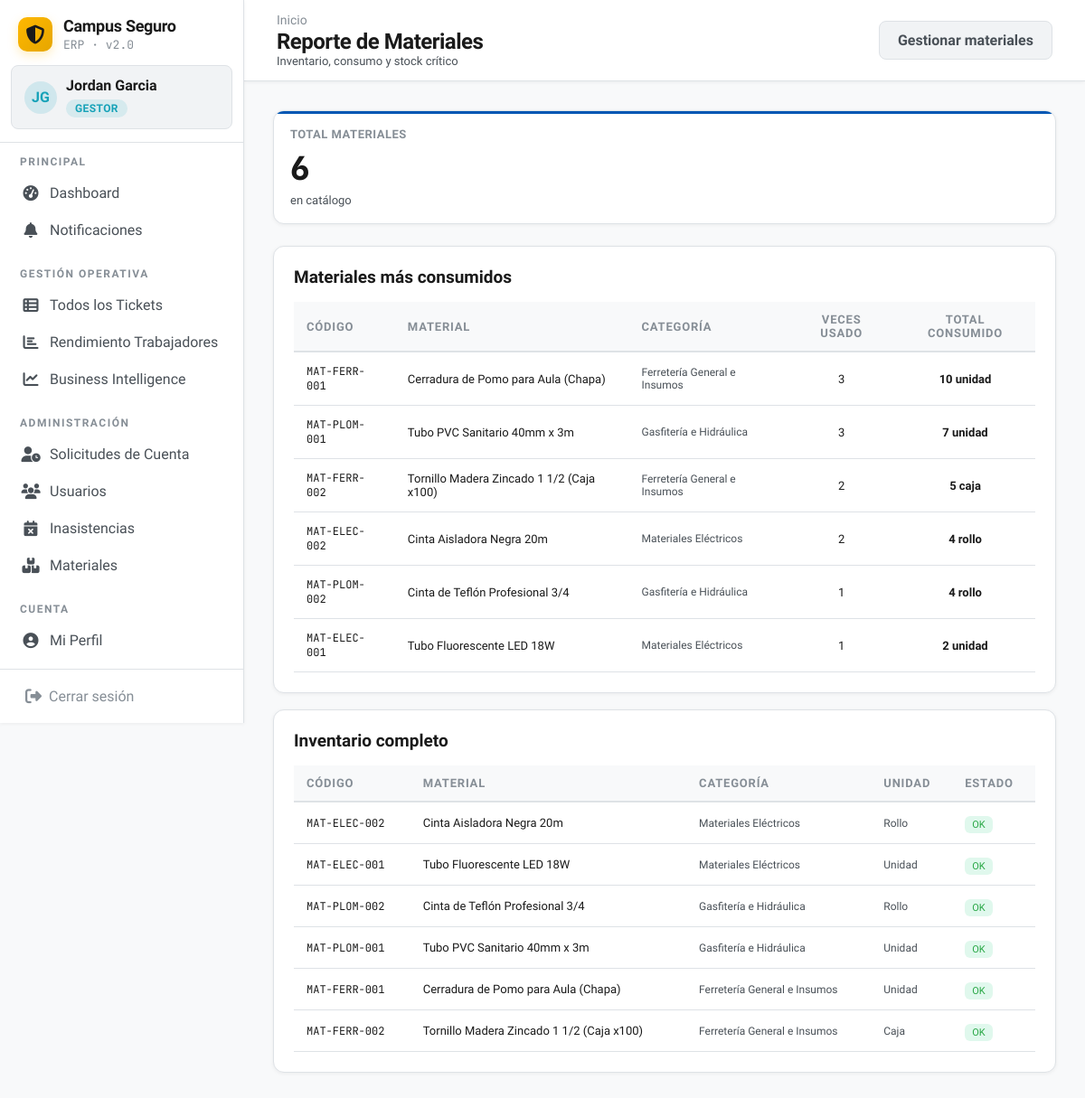
The page /gestor/reporte-materiales/ (signed in) on the database its author committed.
### app/models.py (models this page shows, shortened)
class Usuario(AbstractUser):
    VINCULO_CHOICES = [
        ('alumno', 'Alumno'),
        ('docente', 'Docente'),
        ('administrativo', 'Administrativo'),
        ('funcionario', 'Funcionario'),
    ]
    JORNADA_CHOICES = [
        ('diurna', 'Diurna'),
        ('vespertina', 'Vespertina'),
        ('mixta', 'Mixta'),
    ]
    rol = models.ForeignKey(Rol, on_delete=models.PROTECT, related_name="usuarios", null=True, blank=True)
    rut = models.CharField(max_length=12, unique=True)
    telefono = models.CharField(max_length=15, blank=True, null=True)
    correo_institucional = models.EmailField(unique=True)
    vinculo = models.CharField(max_length=20, choices=VINCULO_CHOICES, blank=True, null=True)
    carrera = models.ForeignKey(
        'Carrera', on_delete=models.SET_NULL, null=True, blank=True,
        related_name='alumnos',
    )
    jornada = models.CharField(max_length=15, choices=JORNADA_CHOICES, blank=True, null=True)
    sede = models.ForeignKey(Sede, on_delete=models.SET_NULL, blank=True, null=True, related_name='estudiantes_funcionarios')
    escuela = models.ForeignKey(Escuela, on_delete=models.SET_NULL, related_name="usuarios", null=True, blank=True)
    departamento = models.ForeignKey(
        Departamento,
        on_delete=models.SET_NULL,
        null=True,
        blank=True,
        related_name="usuarios"
    )
    especialidades = models.ManyToManyField(
        Especialidad,
        through='EspecialidadUsuario',
        blank=True,
        related_name='tecnicos'
    )
    turno = models.CharField(max_length=50, blank=True, null=True)  # mañana / tarde / noche
    estado_cuenta = models.ForeignKey(
        EstadoCatalogo,
        on_delete=models.PROTECT,
        related_name='usuarios',
        limit_choices_to={'entidad': 'cuenta'},
    )
    fecha_registro = models.DateTimeField(auto_now_add=True)
    fecha_aprobacion = models.DateTimeField(null=True, blank=True)
    aprobado_por = models.ForeignKey('self', on_delete=models.SET_NULL, null=True, blank=True, related_name='cuentas_aprobadas')
    activo = models.BooleanField(default=True)
    auth0_sub = models.CharField(
        max_length=120,
        unique=True,
        null=True,
        blank=True,
        verbose_name='Auth0 Subject ID',
        help_text='Identificador único del usuario en Auth0. Se asigna automáticamente al registrar vía Auth0.',
    )
    objects = UsuarioManager()

class Rol(models.Model):
    nombre = models.CharField(max_length=50, verbose_name="Nombre del Rol")
    codigo = models.CharField(max_length=30, unique=True, verbose_name="Código Operacional")  # ej: 'mantencion', 'guardia', 'gestor'
    class Meta:
        verbose_name = "Rol"
        verbose_name_plural = "Roles"

class Material(models.Model):
    UNIDAD_CHOICES = [
        ('unidad', 'Unidad'),
        ('metro', 'Metro'),
        ('kg', 'Kilogramo'),
        ('litro', 'Litro'),
        ('caja', 'Caja'),
        ('rollo', 'Rollo'),
    ]
    codigo = models.CharField(max_length=50, unique=True)
    nombre = models.CharField(max_length=200)
    categoria = models.ForeignKey(CategoriaMaterial, on_delete=models.PROTECT, related_name='materiales')
    unidad = models.CharField(max_length=20, choices=UNIDAD_CHOICES)
    descripcion = models.TextField(blank=True, null=True)
    activo = models.BooleanField(default=True)
    especialidades = models.ManyToManyField(
        Especialidad,
        through='EspecialidadMaterial',
        blank=True,
        related_name='materiales',
        help_text="Especialidades que están autorizadas a ver y usar este material en sus reportes."
    )
    class Meta:
        ordering = ['categoria__nombre_display', 'nombre']

class CategoriaMaterial(models.Model):
    codigo = models.CharField(max_length=30, unique=True)
    nombre_display = models.CharField(max_length=100)
    descripcion = models.CharField(max_length=300, blank=True, null=True)
    activo = models.BooleanField(default=True)
    class Meta:
        verbose_name = 'Categoría de Material'
        verbose_name_plural = 'Categorías de Materiales'

### app/views.py (the view)
# urls.py: path('gestor/reporte-materiales/', views.reporte_materiales, name='reporte_materiales'),
@login_required
@rol_requerido('gestor')
def reporte_materiales(request):
    materiales = Material.objects.all().order_by('categoria', 'nombre')
    consumo = MaterialUtilizado.objects.values(
        'material__codigo', 'material__nombre', 'material__categoria__nombre_display', 'material__unidad'
    ).annotate(
        total_consumido=Sum('cantidad_utilizada'),
        veces_usado=Count('id'),
    ).order_by('-total_consumido')
    return render(request, 'app/reporte_materiales.html', {
        'materiales': materiales,
        'consumo': consumo,
        'total_materiales': materiales.count(),
    })

### app/context_processors.py (called while the page is built)
def notificaciones_no_leidas(request):
    if request.user.is_authenticated:
        cache_key = f'notif_count_{request.user.pk}'
        count = cache.get(cache_key)
        if count is None:
            count = Notificacion.objects.filter(
                destinatario=request.user, leida=False, archivada=False, deleted_at__isnull=True
            ).count()
            cache.set(cache_key, count, 60)
        return {'notif_no_leidas_count': count}
    return {'notif_no_leidas_count': 0}

### app/views.py (called while the page is built)
def rol_requerido(*roles):
    def decorator(view_func):
        @wraps(view_func)
        def _wrapped(request, *args, **kwargs):
            if not request.user.is_authenticated:
                return redirect('app:login')
            user_rol_codigo = request.user.rol.codigo if request.user.rol else None
            if user_rol_codigo not in roles and not request.user.is_superuser:
                messages.error(request, 'No tienes permiso para acceder a esta sección.')
                return redirect('app:dashboard')
            return view_func(request, *args, **kwargs)
        return _wrapped
    return decorator

### app/templates/app/reporte_materiales.html (shortened to what this page needs)
{% extends 'app/base.html' %}
{% block page_title %}Reporte de Materiales{% endblock %}
{% block page_subtitle %}Inventario, consumo y stock crítico{% endblock %}
{% block topbar_actions %}
<a href="{% url 'app:materiales_listado' %}" class="btn btn-ghost">Gestionar materiales</a>
{% endblock %}
{% block content %}
<div class="kpi-grid">
  <div class="kpi blue">
    <div class="kpi-label">Total materiales</div>
    <div class="kpi-value">{{ total_materiales }}</div>
    <div class="kpi-sub">en catálogo</div>
  </div>
</div>
<div class="card" style="margin-bottom:18px;">
  <div class="card-title">Materiales más consumidos</div>
  {% if consumo %}
  <div class="table-wrap">
    <table>
      <thead>
        <tr><th>Código</th><th>Material</th><th>Categoría</th><th style="text-align:center;">Veces usado</th><th style="text-align:center;">Total consumido</th></tr>
      </thead>
      <tbody>
        {% for c in consumo %}
        <tr>
          <td style="font-family:var(--font-mono);font-size:12px;">{{ c.material__codigo }}</td>
          <td style="font-size:13px;font-weight:500;">{{ c.material__nombre }}</td>
          <td style="font-size:12px;color:var(--text-secondary);">{{ c.material__categoria__nombre_display|default:'Sin categoría' }}</td>
          <td style="text-align:center;font-size:13px;">{{ c.veces_usado }}</td>
          <td style="text-align:center;font-size:13px;font-weight:600;">{{ c.total_consumido }} {{ c.material__unidad }}</td>
        </tr>
        {% endfor %}
      </tbody>
    </table>
  </div>
  {% else %}
  <div style="text-align:center;padding:32px;color:var(--text-muted);">Sin registros de consumo aún.</div>
  {% endif %}
</div>
<div class="card">
  <div class="card-title">Inventario completo</div>
  <div class="table-wrap">
    <table>
      <thead>
        <tr><th>Código</th><th>Material</th><th>Categoría</th><th>Unidad</th><th>Estado</th></tr>
      </thead>
      <tbody>
        {% for m in materiales %}
        <tr>
          <td style="font-family:var(--font-mono);font-size:12px;">{{ m.codigo }}</td>
          <td style="font-size:13px;">{{ m.nombre }}</td>
          <td style="font-size:12px;color:var(--text-secondary);">{{ m.categoria.nombre_display|default:'Sin categoría' }}</td>
          <td style="font-size:12px;color:var(--text-secondary);">{{ m.get_unidad_display }}</td>
          <td><span style="font-size:11px;padding:3px 8px;border-radius:6px;background:{% if m.bajo_stock %}rgba(245,54,92,0.15){% else %}rgba(45,206,137,0.15){% endif %};color:{% if m.bajo_stock %}var(--accent-red){% else %}var(--accent-green){% endif %};">{% if m.bajo_stock %}Bajo stock{% else %}OK{% endif %}</span></td>
        </tr>
        {% endfor %}
      </tbody>
    </table>
  </div>
</div>
{% endblock %}

### app/templates/app/base.html (shortened to what this page needs)
<!DOCTYPE html>
<html lang="es">
<head>
<link rel="stylesheet" href="https://cdnjs.cloudflare.com/ajax/libs/font-awesome/6.7.2/css/all.min.css">
</head>
<body>
{% if user.is_authenticated %}
<div class="layout">
  <aside class="sidebar">
    <div class="sb-brand">
      <div class="logo"><i class="fa-solid fa-shield-halved" style="color:#1a1a1a;font-size:21px;"></i></div>
      <div>
        <div class="name">Campus Seguro</div>
        <div class="sub">ERP · v2.0</div>
      </div>
    </div>
    <div class="sb-user-header">
      <div class="avatar role-{{ user.rol.codigo }}">{{ user.first_name|first|upper }}{{ user.last_name|first|upper }}</div>
      <div class="user-info">
        <div class="uname">{{ user.get_full_name|default:user.username }}</div>
        <div class="role-badge role-{{ user.rol.codigo }}">{{ user.rol.nombre|default:"Sin Rol" }}</div>
      </div>
    </div>
    <div class="sb-divider"></div>
    <nav class="sb-nav">
      <div class="nav-section">
        <div class="nav-label">Principal</div>
        <a href="{% url 'app:dashboard' %}" class="nav-item {% if request.resolver_match.url_name == 'dashboard' %}active{% endif %}">
          <span class="icon"><i class="fa-solid fa-gauge-high"></i></span> Dashboard
        </a>
        <a href="{% url 'app:notificaciones' %}" class="nav-item {% if request.resolver_match.url_name == 'notificaciones' %}active{% endif %}">
          <span class="icon"><i class="fa-solid fa-bell"></i></span> Notificaciones
        </a>
      </div>
      {% if user.rol.codigo == 'gestor' or user.is_superuser %}
      <div class="nav-section">
        <div class="nav-label">Gestión Operativa</div>
        <a href="{% url 'app:gestor_tickets' %}" class="nav-item {% if request.resolver_match.url_name == 'gestor_tickets' %}active{% endif %}">
          <span class="icon"><i class="fa-solid fa-table-list"></i></span> Todos los Tickets
        </a>
        <a href="{% url 'app:gestor_operativo' %}" class="nav-item {% if request.resolver_match.url_name == 'gestor_operativo' %}active{% endif %}">
          <span class="icon"><i class="fa-solid fa-chart-bar"></i></span> Rendimiento Trabajadores
        </a>
        <a href="{% url 'app:gestor_bi' %}" class="nav-item {% if request.resolver_match.url_name == 'gestor_bi' %}active{% endif %}">
          <span class="icon"><i class="fa-solid fa-chart-line"></i></span> Business Intelligence
        </a>
      </div>
      <div class="nav-section">
        <div class="nav-label">Administración</div>
        <a href="{% url 'app:gestor_solicitudes_cuenta' %}" class="nav-item {% if request.resolver_match.url_name == 'gestor_solicitudes_cuenta' %}active{% endif %}">
          <span class="icon"><i class="fa-solid fa-user-clock"></i></span> Solicitudes de Cuenta
        </a>
        <a href="{% url 'app:gestor_usuarios' %}" class="nav-item {% if request.resolver_match.url_name == 'gestor_usuarios' %}active{% endif %}">
          <span class="icon"><i class="fa-solid fa-users"></i></span> Usuarios
        </a>
        <a href="{% url 'app:gestor_inasistencias' %}" class="nav-item {% if request.resolver_match.url_name == 'gestor_inasistencias' %}active{% endif %}">
          <span class="icon"><i class="fa-solid fa-calendar-xmark"></i></span> Inasistencias
        </a>
        <a href="{% url 'app:materiales_listado' %}" class="nav-item {% if request.resolver_match.url_name == 'materiales_listado' %}active{% endif %}">
          <span class="icon"><i class="fa-solid fa-boxes-stacked"></i></span> Materiales
        </a>
      </div>
      {% endif %}
      <div class="nav-section">
        <div class="nav-label">Cuenta</div>
        <a href="{% url 'app:mi_perfil' %}" class="nav-item {% if request.resolver_match.url_name == 'mi_perfil' %}active{% endif %}">
          <span class="icon"><i class="fa-solid fa-circle-user"></i></span> Mi Perfil
        </a>
      </div>
    </nav>
    <div class="sb-footer">
      <button onclick="document.getElementById('modal-logout').style.display='flex'" class="sb-logout">
        <i class="fa-solid fa-right-from-bracket" style="font-size:18px;"></i>
        <span>Cerrar sesión</span>
      </button>
    </div>
  </aside>
  <main class="main">
    <header class="global-topbar">
      <div>
        <div class="breadcrumb" style="margin-bottom: 2px;">
          <a href="{% url 'app:dashboard' %}">Inicio</a>
        </div>
        <div class="page-title" style="font-size: 24px; margin: 0;">
          {% block page_title %}Campus Seguro{% endblock %}
        </div>
        <div class="page-subtitle" style="font-size: 13px; margin: 0;">
          {% block page_subtitle %}{% endblock %}
        </div>
      </div>
      <div class="topbar-actions">
        {% block topbar_actions %}{% endblock %}
      </div>
    </header>
    <div class="content-body">
      {% block content %}{% endblock %}
    </div>
  </main>
</div>
{% else %}
  {% block auth_content %}{% endblock %}
{% endif %}
</body>
</html>

### rows shown on the page
Usuario: first_name|first "J", last_name|first "G", get_full_name "Jordan Garcia", rol.nombre "GESTOR"
Material: material__codigo "MAT-FERR-001", material__nombre "Cerradura de Pomo para Aula (Chapa)", material__categoria__nombre_display "Ferretería General e Insumos", veces_usado "3", total_consumido "10", material__unidad "unidad", codigo "MAT-FERR-001", nombre "Cerradura de Pomo para Aula (Chapa)", categoria.nombre_display "Ferretería General e Insumos", unidad "Unidad"
Material: material__codigo "MAT-PLOM-001", material__nombre "Tubo PVC Sanitario 40mm x 3m", material__categoria__nombre_display "Gasfitería e Hidráulica", veces_usado "3", total_consumido "7", material__unidad "unidad", codigo "MAT-PLOM-001", nombre "Tubo PVC Sanitario 40mm x 3m", categoria.nombre_display "Gasfitería e Hidráulica", unidad "Unidad"
Material: material__codigo "MAT-FERR-002", material__nombre "Tornillo Madera Zincado 1 1/2 (Caja x100)", material__categoria__nombre_display "Ferretería General e Insumos", veces_usado "2", total_consumido "5", material__unidad "caja", codigo "MAT-FERR-002", nombre "Tornillo Madera Zincado 1 1/2 (Caja x100)", categoria.nombre_display "Ferretería General e Insumos", unidad "Caja"
Material: material__codigo "MAT-ELEC-002", material__nombre "Cinta Aisladora Negra 20m", material__categoria__nombre_display "Materiales Eléctricos", veces_usado "2", total_consumido "4", material__unidad "rollo", codigo "MAT-ELEC-002", nombre "Cinta Aisladora Negra 20m", categoria.nombre_display "Materiales Eléctricos", unidad "Rollo"
Material: material__codigo "MAT-PLOM-002", material__nombre "Cinta de Teflón Profesional 3/4", material__categoria__nombre_display "Gasfitería e Hidráulica", veces_usado "1", total_consumido "4", material__unidad "rollo", codigo "MAT-PLOM-002", nombre "Cinta de Teflón Profesional 3/4", categoria.nombre_display "Gasfitería e Hidráulica", unidad "Rollo"
Material: material__codigo "MAT-ELEC-001", material__nombre "Tubo Fluorescente LED 18W", material__categoria__nombre_display "Materiales Eléctricos", veces_usado "1", total_consumido "2", material__unidad "unidad", codigo "MAT-ELEC-001", nombre "Tubo Fluorescente LED 18W", categoria.nombre_display "Materiales Eléctricos", unidad "Unidad"

### other values the page prints
{{ total_materiales }} "6"
